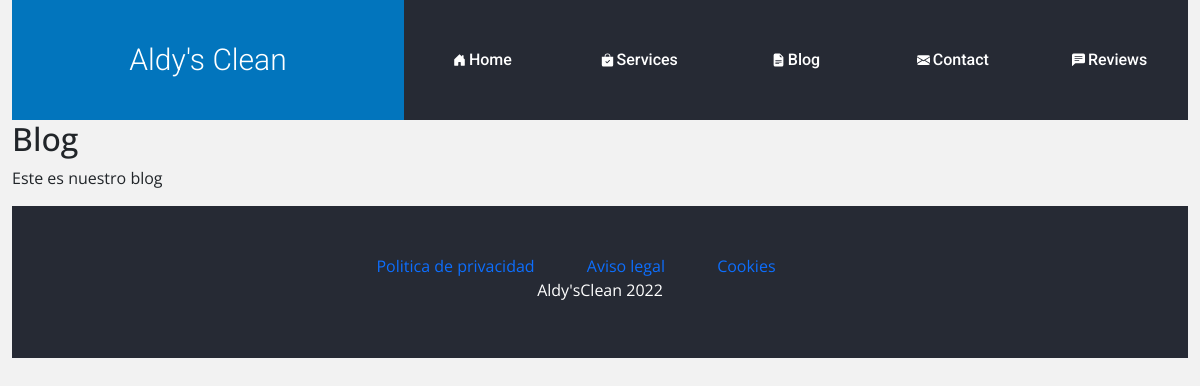
The page /blog/ on the database as committed earlier.
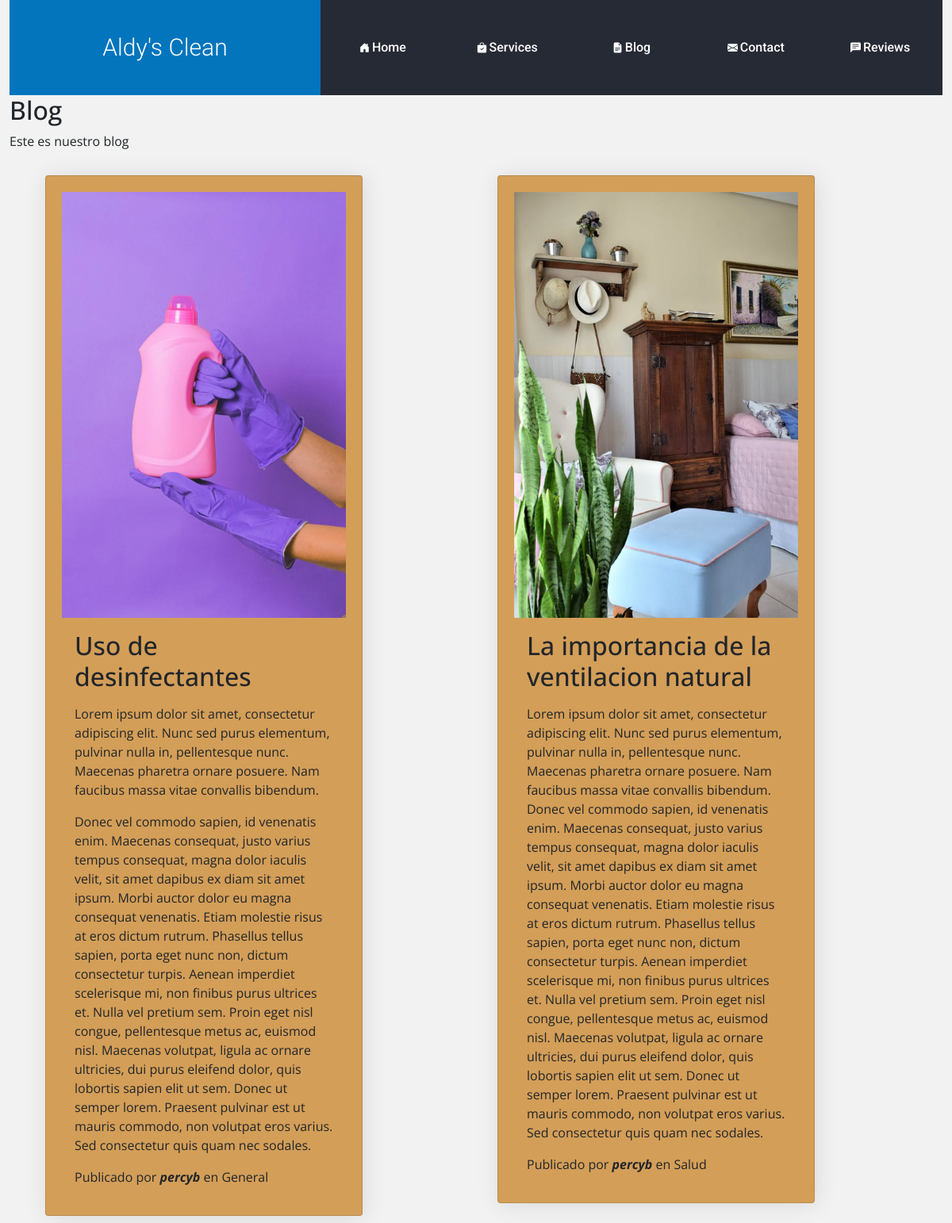
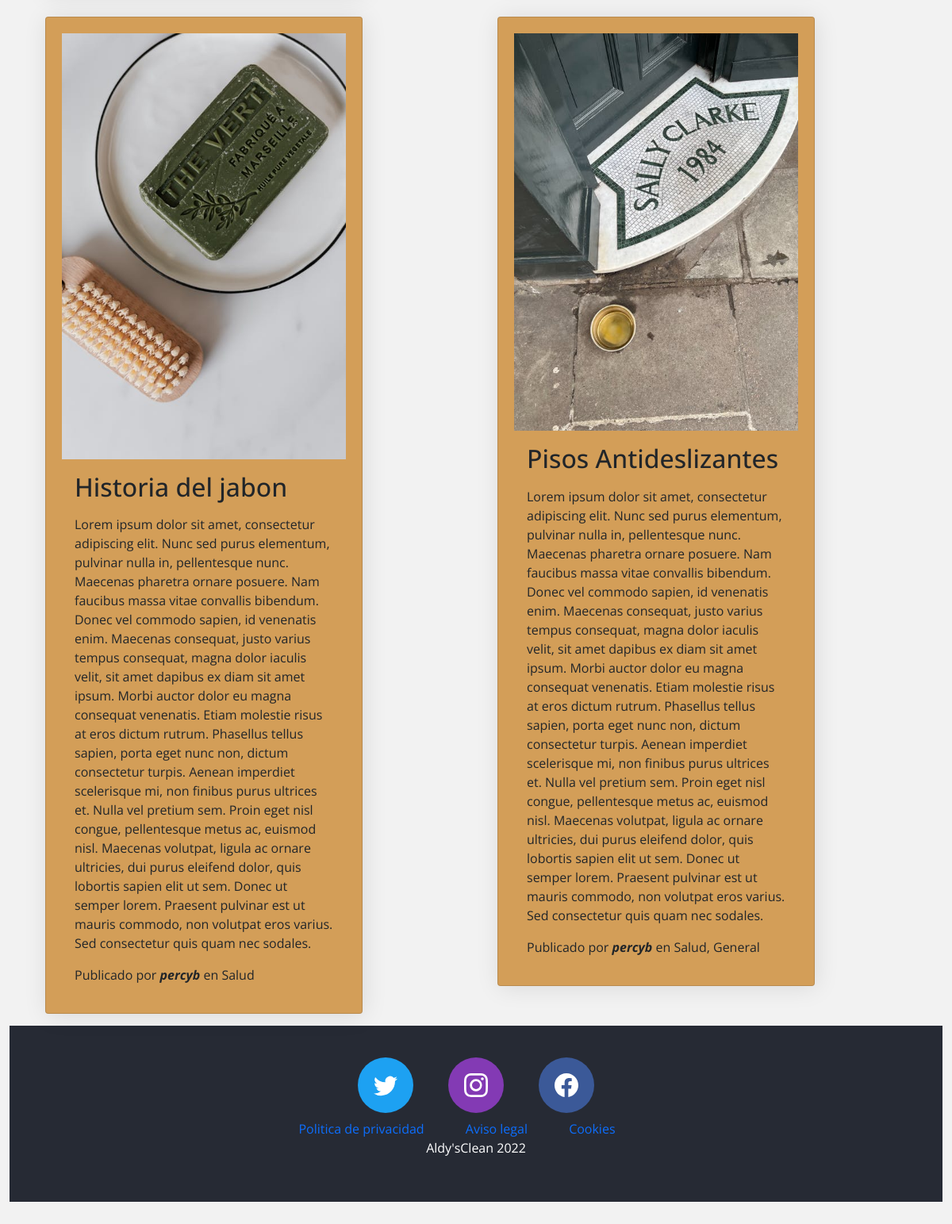
The same page on the database as committed later (2 pictures, top to bottom).
### blog/models.py (models this page shows, shortened)
class Post(models.Model):
    title=models.CharField(max_length=200, verbose_name="Titulo")
    content=models.TextField(verbose_name="Contenido")
    published=models.DateTimeField(verbose_name="Fecha de publicacion", default=now)
    image=models.ImageField(verbose_name="Imagen", upload_to="blog", null=True, blank=True)
    author=models.ForeignKey(User, verbose_name="Autor", on_delete=models.CASCADE)
    categories=models.ManyToManyField(Category, verbose_name="Categorias", related_name="get_posts")
    created=models.DateTimeField(auto_now_add=True, verbose_name="Fecha de creacion")
    updated=models.DateTimeField(auto_now=True, verbose_name="Fecha de edicion")
    class Meta:
        verbose_name="entrada"
        verbose_name_plural="entradas"
        ordering=['-created']

class Category(models.Model):
    name=models.CharField(max_length=100, verbose_name="Nombre")
    created=models.DateTimeField(auto_now_add=True, verbose_name="Fecha de creacion")
    updated=models.DateTimeField(auto_now=True, verbose_name="Fecha de edicion")
    class Meta:
        verbose_name="categoria"
        verbose_name_plural="categorias"
        ordering=['-created']

### blog/views.py (the view)
# urls.py: path('', views.blog, name='blog'),
def blog(request):
    posts=Post.objects.all()
    return render(request, 'blog/blog.html', {'posts':posts})

### social/processors.py (called while the page is built)
def ctx_dict(request):
    ctx={}
    links=Link.objects.all()
    for link in links:
        ctx[link.key]=link.url
    return ctx

### blog/templates/blog/blog.html (shortened to what this page needs)
{% extends 'core/base.html' %}
{% block headers %}
<h2>Blog</h2>
<p>Este es nuestro blog</p>
{% endblock %}
{% block content %}
    <div class="container">
        <div class="row mt-3">
            {% for post in posts %}
                <div class="col-6">
                    <div class="card">
                        <img src="{{post.image.url}}" alt="">
                        <div class="card-body">
                            <h2 class="card-title">{{post.title}}</h2>
                            <p class="card-text">{{post.content|linebreaks}}</p>
                            <p class="mb-0 mbt">
                                <span class="section-heading-under">Publicado por <em><b>{{post.author}}</b></em> en
                                    {% for category in post.categories.all %}
                                    {{category.name}}{% if not forloop.last %},{% endif %}
                                    {% endfor %}
                                </span>
                            </p>
                        </div>
                    </div>
                </div>
            {% endfor %}
        </div>
    </div>
{% endblock %}

### core/templates/core/base.html (shortened to what this page needs)
<!DOCTYPE html>
<html lang="en">
<head>
    {% load static %}
    <link rel="stylesheet" href="{% static 'core/css/bootstrap.min.css' %}">
    <link rel="stylesheet" href="{% static 'core/css/styles.css' %}">
</head>
<body>
    <div class="container-fluid">
        <div class="row g-0 barra_menu">
                <div class="logo col-4 d-flex justify-content-center align-items-center">
                    <h2 class="py-4 mb-0">Aldy's Clean</h2>
                </div>
                <nav class="menu col-8 d-flex justify-content-beetwen align-items-center">
                    <a href="{% url 'home' %}" class="d-flex justify-content-center align-items-center">
                        Home
                    </a>
                    <a href="{% url 'services' %}" class="d-flex justify-content-center align-items-center">
                        Services
                    </a>
                    <a href="{% url 'blog' %}" class="d-flex justify-content-center align-items-center">
                        Blog
                    </a>
                    <a href="{% url 'contact' %}" class="d-flex justify-content-center align-items-center">
                        Contact
                    </a>
                    <a href="{% url 'reviews:reviews' %}" class="d-flex justify-content-center align-items-center">
                        Reviews
                    </a>
                </nav>
        </div>
        {% block headers %}{% endblock %}
        {% block content %}{% endblock %}
        <div class="container-fluid">
            <footer class="row redes-sociales justify-content-center">
                <div class="col-auto">
                    {% if LINK_TWITTER %}
                    <a href="{{LINK_TWITTER}}" class="icono twitter d-inline-flex align-items-center justify-content-center">
                    </a>
                    {% endif %}
                    {% if LINK_INSTAGRAM %}
                    <a href="{{LINK_INSTAGRAM}}" class="icono instagram d-inline-flex align-items-center justify-content-center">
                    </a>
                    {% endif %}
                    {% if LINK_FACEBOOK %}
                    <a href="{{LINK_FACEBOOK}}" class="icono facebook d-inline-flex align-items-center justify-content-center">
                    </a>
                    {% endif %}
                </div>
                <div class="container">
                    <div class="row">
                        <div class="col-12 d-flex align-items-center justify-content-center">
                            <p class="m-0 mt-2 mbt">
                                <a href="sample.html" class="link me-5">Politica de privacidad</a>
                                <a href="sample.html" class="link me-5">Aviso legal</a>
                                <a href="sample.html" class="link me-5">Cookies</a>
                            </p>
                        </div>
                        <div class="col-12 d-flex align-items-center justify-content-center">
                            <p>Aldy'sClean 2022</p>
                        </div>
                    </div>
                </div>
            </footer>
        </div>
        </div>
</body>
</html>

### core/static/core/css/styles.css (style rules this page uses)
body { background: #f2f2f2; font-family:'Open Sans', sans-serif; }
a { text-decoration: none; }
.barra_menu { background: #262a34; color: #fff; min-height: 120px; }
.barra_menu a { color: #fff; width: 100%; min-height: 120px; }
.barra_menu .logo { background: #0275bd; min-height: 120px; }
.barra_menu .logo h2 { font-size: 30px; font-family: 'Roboto', sans-serif; text-align:center; font-weight: 300; }
.barra_menu .menu a { display:flex; font-family: 'Roboto', sans-serif; font-weight: 500; }
.barra_menu .menu a svg { padding-right: 3px; display:flex; justify-content:center }
footer { padding: 20px 0; background:#262a34; color: #fff; }
.redes-sociales { padding: 40px 0; margin-bottom: 40px; }
.redes-sociales .icono { width: 70px; height: 70px; color:#fff; background: #cbcbcb; display: inline-block; margin: 0px 20px; text-decoration: none; border-radius: 100px; transition: all .3s ease; }
.redes-sociales .icono svg { width: 30px; height: 30px; }
.redes-sociales .twitter { background: #1da1f2; }
.redes-sociales .instagram { background: #833ab4; }
.redes-sociales .facebook { background: #3b5998; }
.link { font:5px; }
.card { width: 400px; box-shadow: 2px 2px 30px rgba(0,0,0,0.1); background-color:rgb(211, 158, 88); padding: 20px; margin: 15px; cursor: pointer; }

Rows that differ between the two databases and show on the page:
added Post: image (picture), title "Uso de desinfectantes", content "Lorem ipsum dolor sit amet, consectetur adipiscing elit. Nunc sed purus elementum, pulvinar nulla in, pellentesque nunc. Maecenas pharetra ornare posuere. Nam faucibus massa vitae convallis bibendum. Donec vel commodo sapien, id venenatis enim. Maecenas consequat, justo varius tempus consequat, magna dolor iaculis velit, sit amet dapibus ex diam sit amet ipsum. Morbi auctor dolor eu magna consequat venenatis. Etiam molestie risus at eros dictum rutrum. Phasellus tellus sapien, porta eget nunc non, dictum consectetur turpis. Aenean imperdiet scelerisque mi, non finibus purus ultrices et. Nulla vel pretium sem. Proin eget nisl congue, pellentesque metus ac, euismod nisl. Maecenas volutpat,…", author "percyb"
added Category: name "General"
added Post: image (picture), title "La importancia de la ventilacion natural", content "Lorem ipsum dolor sit amet, consectetur adipiscing elit. Nunc sed purus elementum, pulvinar nulla in, pellentesque nunc. Maecenas pharetra ornare posuere. Nam faucibus massa vitae convallis bibendum. Donec vel commodo sapien, id venenatis enim. Maecenas consequat, justo varius tempus consequat, magna dolor iaculis velit, sit amet dapibus ex diam sit amet ipsum. Morbi auctor dolor eu magna consequat venenatis. Etiam molestie risus at eros dictum rutrum. Phasellus tellus sapien, porta eget nunc non, dictum consectetur turpis. Aenean imperdiet scelerisque mi, non finibus purus ultrices et. Nulla vel pretium sem. Proin eget nisl congue, pellentesque metus ac, euismod nisl. Maecenas volutpat,…", author "percyb"
added Category: name "Salud"
added Post: image (picture), title "Historia del jabon", content "Lorem ipsum dolor sit amet, consectetur adipiscing elit. Nunc sed purus elementum, pulvinar nulla in, pellentesque nunc. Maecenas pharetra ornare posuere. Nam faucibus massa vitae convallis bibendum. Donec vel commodo sapien, id venenatis enim. Maecenas consequat, justo varius tempus consequat, magna dolor iaculis velit, sit amet dapibus ex diam sit amet ipsum. Morbi auctor dolor eu magna consequat venenatis. Etiam molestie risus at eros dictum rutrum. Phasellus tellus sapien, porta eget nunc non, dictum consectetur turpis. Aenean imperdiet scelerisque mi, non finibus purus ultrices et. Nulla vel pretium sem. Proin eget nisl congue, pellentesque metus ac, euismod nisl. Maecenas volutpat,…", author "percyb"
added Post: image (picture), title "Pisos Antideslizantes", content "Lorem ipsum dolor sit amet, consectetur adipiscing elit. Nunc sed purus elementum, pulvinar nulla in, pellentesque nunc. Maecenas pharetra ornare posuere. Nam faucibus massa vitae convallis bibendum. Donec vel commodo sapien, id venenatis enim. Maecenas consequat, justo varius tempus consequat, magna dolor iaculis velit, sit amet dapibus ex diam sit amet ipsum. Morbi auctor dolor eu magna consequat venenatis. Etiam molestie risus at eros dictum rutrum. Phasellus tellus sapien, porta eget nunc non, dictum consectetur turpis. Aenean imperdiet scelerisque mi, non finibus purus ultrices et. Nulla vel pretium sem. Proin eget nisl congue, pellentesque metus ac, euismod nisl. Maecenas volutpat,…", author "percyb"
